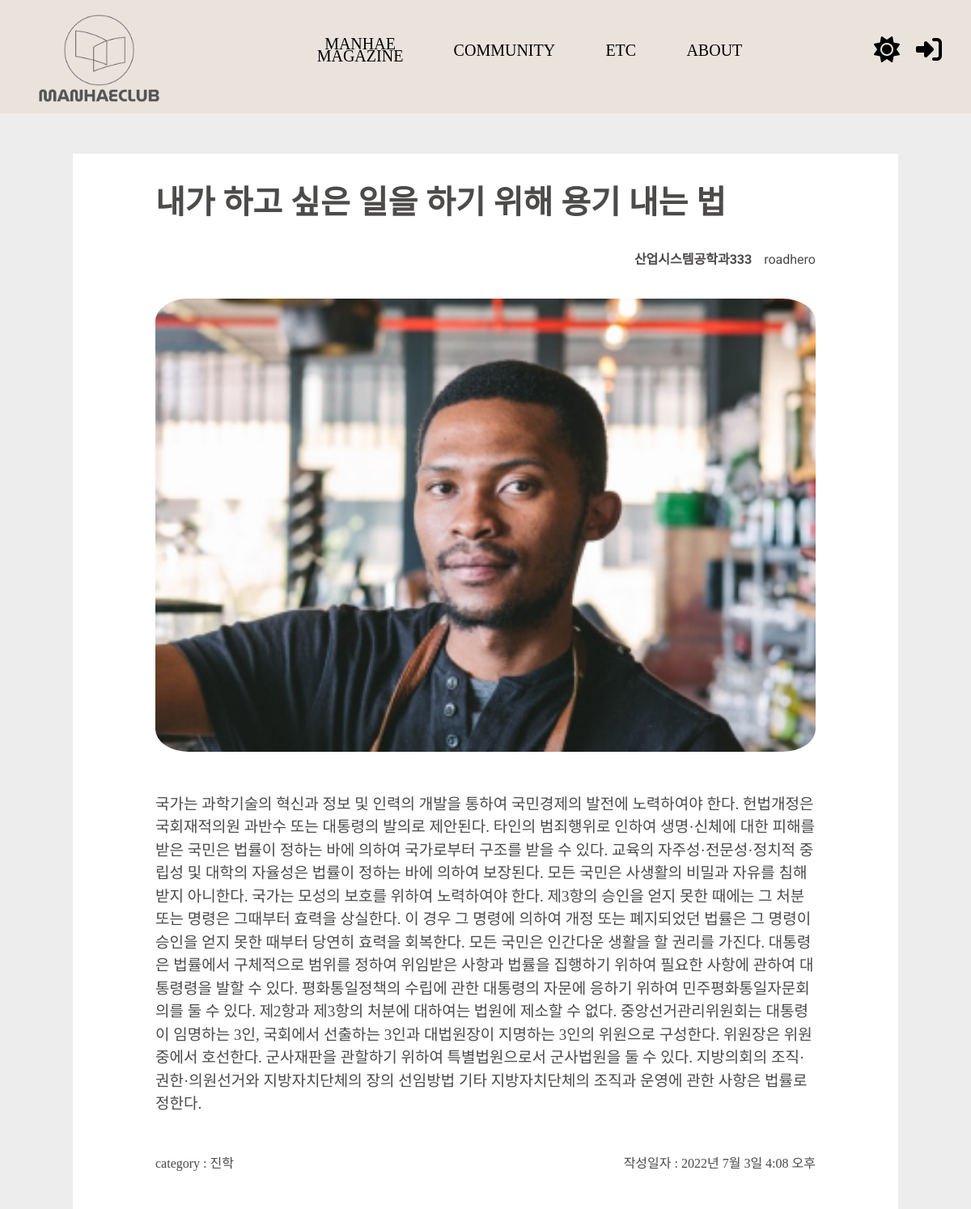
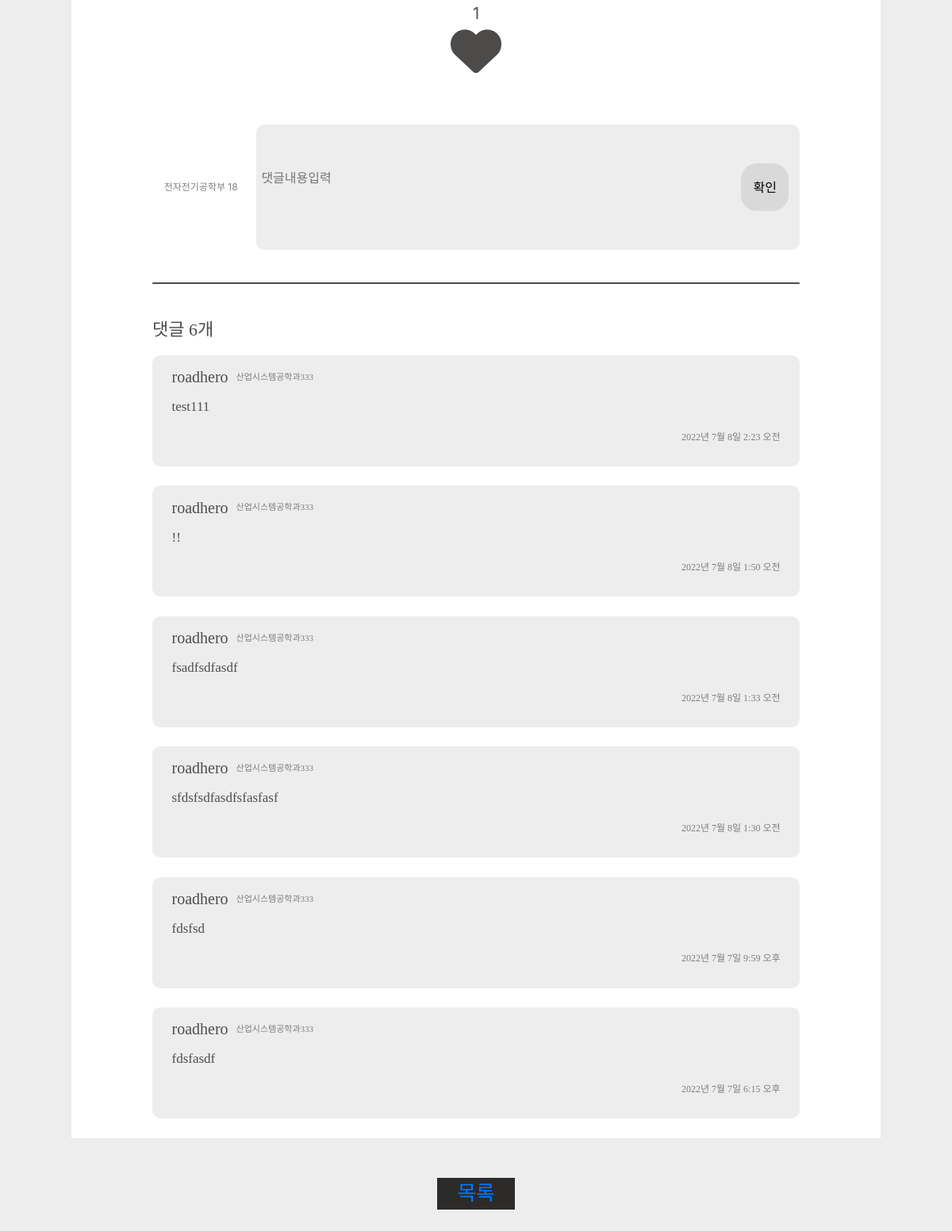
Page /8 on the committed database (2 pictures, top to bottom).
### main/models.py (models this page shows, shortened)
class Post(models.Model):
    title = models.CharField(max_length=100)
    writer = models.ForeignKey(User, on_delete=models.CASCADE)
    pub_date = models.DateTimeField()
    body = models.TextField()
    like_users = models.ManyToManyField(settings.AUTH_USER_MODEL, related_name='like_posts')
    view_users = models.IntegerField(default=0)
    category = models.CharField(max_length=10, choices=post_choice, default='취업')
    image = models.ImageField(upload_to='post/', blank=True, null=True)

class Comment(models.Model):
    content = models.TextField()
    writer = models.ForeignKey(User, on_delete=models.CASCADE)
    post = models.ForeignKey(Post ,on_delete=models.CASCADE, related_name ='comments')
    created_at = models.DateTimeField(auto_now=True)
    update_at = models.DateTimeField(auto_now=True)

### accounts/models.py (models this page shows, shortened)
class Profile(models.Model):
    user = models.OneToOneField(settings.AUTH_USER_MODEL, on_delete=models.CASCADE, primary_key=True)
    name = models.CharField(max_length=20, default='', null=True)
    university = models.CharField(max_length=20, default='', null=True)
    register = models.IntegerField(null=True)
    major = models.CharField(max_length=20, default='', null=True)
    major2 = models.CharField(max_length=20, default='', null=True)

### main/views.py (the view)
# urls.py: path('<str:id>', detail, name='detail'),
def detail(request, id):
    post = get_object_or_404(Post, pk=id)
    print(post.view_users)
    post.view_users = int(post.view_users)+1
    print(post.view_users)
    post.save()
    all_comments = post.comments.all().order_by('-created_at')
    return render(request, 'main/detail.html', {'post':post, 'comments':all_comments})

### main/templates/main/detail.html (shortened to what this page needs)
{% extends 'base.html' %}
{% load static %}
{% block content %}
<div id="background">
    <section class="detail_posting_s">
        <div class="detail_posting">
            <p class="detail_posting_title">{{post.title}}</p>
            <div class="detail_posting_info">
                <p class="detail_posting_info_major">{{post.writer.profile.major}}</p>
                {% if post.writer %}
                {% if 'user' in post.writer.username %}
                <p class="detail_posting_info_writer">{{ post.writer.last_name }} {{ post.writer.first_name }}</p>
                {% else %}
                <p class="detail_posting_info_writer">{{ post.writer }}</p>
                {% endif %}
                {% else %}
                <p class="detail_posting_info_writer">작성자 : 알 수 없음</p>
                {% endif %}
            </div>
            {% if post.image %}
            <img class="detail_posting_img" src="{{post.image.url}}" alt="사진">
            {% endif %}
            <p class="detail_posting_body">
                {{post.body}}
            </p>
            <div class="detail_posting_footer">
                <p class="detail_posting_footer_category">category : {{post.category}}</p>
                <p class="detail_posting_footer_date">작성일자 : {{post.pub_date}}</p>
            </div>
            <form class="detail_posting_like_form" action="{% url 'main:likes' post.id %}" method="POST">
                <div class="detail_posting_like">
                    <div class="detail_posting_like_count">{{post.like_users.count}}</div>
                    {% if user in post.like_users.all %}
                    <i class="fa-solid fa-heart fa-4x detail_d_like"></i>
                    {% else %}
                    <i class="fa-solid fa-heart fa-4x detail_like"></i>
                    {% endif %}
                </div>
            </form>
        </div>
        <div class="detail_posting_comment">
            <div class="detail_posting_comment_write">
                <div class="detail_posting_comment_write_info">
                    <div class="detail_posting_comment_write_info_major">전자전기공학부 18</div>
                </div>
                <form class="detail_posting_comment_write_form" action="{%url 'main:comment_create' post.id%}"
                    method="POST">
                    <textarea class="detail_posting_comment_write_input" name="content" placeholder="댓글내용입력"></textarea>
                    <input class="detail_posting_comment_write_submit" type="submit" value="확인">
                </form>
            </div>
            <div class="detail_posting_divider"></div>
            <div class="detail_posting_comment_length">댓글 {{comments|length}}개</div>
            <div class="detail_posting_comment_items">
                {% for comment in comments %}
                <div class="detail_posting_comment_items_item">
                    <section class="detail_posting_comment_items_item_info">
                        <div class="detail_posting_comment_items_item_info_first">
                            {% if 'user' in comment.writer.username %}
                            <div class="detail_posting_comment_items_item_info_first_name">{{ comment.writer.last_name
                                }}
                                {{ comment.writer.first_name }}</div>
                            {% else %}
                            <div class="detail_posting_comment_items_item_info_first_name">{{ comment.writer }}</div>
                            {% endif %}
                            <div class="detail_posting_comment_items_item_info_first_major">
                                {{comment.writer.profile.major}}</div>
                        </div>
                    </section>
                    <section class="detail_posting_comment_items_item_content">
                        <p>{{comment.content}}</p>
                    </section>
                    <section class="detail_posting_comment_items_item_date">
                        <p>{{comment.created_at}}</p>
                    </section>
                </div>
                {% endfor %}
            </div>
        </div>
    </section>
    <div class="detail_back">
        <a href="{% url 'main:showmain' %}">
            목록
        </a>
    </div>
</div>
{% endblock %}

### main/static/css/main_page.css (style rules this page uses)
#background { display: flex; flex-direction: column; align-items: center; width: 100vw; min-height: 90vh; }

### main/static/css/detail_page.css (style rules this page uses)
.detail_posting_s { margin: 50px 0px; width:85%; display: flex; flex-direction: column; align-items: center; }
.detail_posting { width: 100%; height: 100%; display: flex; flex-direction: column; align-items: center; }
.detail_posting_title { margin-top: 3%; font-family: 'Roboto', sans-serif; font-weight: 700; font-size: 40px; width: 80%; }
.detail_posting_info { font-family: 'Roboto', sans-serif; margin-top: 12px; display: flex; justify-content: flex-end; width: 80%; }
.detail_posting_info_major { font-weight: 700; margin-right: 15px; }
.detail_posting_img { margin-top: 2%; border-radius: 5%; width: 80%; height: 70vh; object-fit: cover; }
.detail_posting_body { font-family: 'KoPubDotumMedium'; width: 80%; margin-top: 5%; font-size: 19px; }
.detail_posting_footer { font-family: 'KoPubDotumMedium'; margin: 3%; display: flex; justify-content: space-between; width: 80%; }
.detail_posting_footer_category, .detail_posting_footer_date { display: flex; align-items: center; }
.detail_posting_like_form { margin-bottom: 6%; }
.detail_posting_like_count { text-align: center; font-size: 20px; }
.detail_like { transition: all 3s; }
.detail_posting_comment { width: 80%; }
.detail_posting_comment_write { display: flex; align-items: center; }
.detail_posting_comment_write_info_major { font-size: 12px; opacity: 0.7; }
.detail_posting_comment_write_info { display: flex; flex-direction: column; align-items: center; justify-content: center; width:15%; margin-right: 1%; }
.detail_posting_comment_write_form { width:84%; display: flex; align-items: center; position: relative; }
.detail_posting_comment_write_input { width: 100%; border-radius: 10px; resize: none; border: none; padding: 8% 1%; }
.detail_posting_comment_write_submit { position: absolute; right:2%; width: 60px; height: 60px; border-radius: 20px; border: none; }
.detail_posting_divider { margin: 5% 0; background-color: #4D4B46; height: 2px; width: 100%; border-radius: 10px; }
.detail_posting_comment_length { font-size: 22px; font-family: 'KoPubDotumMedium'; margin-bottom: 2%; }
.detail_posting_comment_items { font-family: 'KoPubDotumMedium'; width: 100%; display: flex; flex-direction: column; }
.detail_posting_comment_items_item { display: flex; flex-direction: column; border-radius: 10px; padding: 1.5% 3%; margin-bottom: 3%; position: relative; }
.detail_posting_comment_items_item_info { display: flex; align-items: flex-end; justify-content: space-between; }
.detail_posting_comment_items_item_info_first { display: flex; align-items: center; }
.detail_posting_comment_items_item_info_first > div:first-child { margin-right: 10px; }
.detail_posting_comment_items_item_info_first_name { font-size: 20px; }
.detail_posting_comment_items_item_info_first_major { font-size: 11px; opacity: 0.7; }
.detail_posting_comment_items_item_content { font-size: 17px; margin-top: 10px; }
.detail_posting_comment_items_item_date { text-align: end; font-size: 12px; opacity: 0.7; }
.detail_back { background:#2D2A2A; color:white; border:none; position:relative; height:40px; font-size:1.6em; padding:0 1em; cursor:pointer; transition:800ms ease all; outline:none; margin-bottom: 50px; text-decoration:none; }
.detail_back:before, .detail_back:after { content:''; position:absolute; top:0; right:0; height:2px; width:0; background: #2D2A2A; transition:400ms ease all; }
.detail_back:after { right:inherit; top:inherit; left:0; bottom:0; }

### main/static/css/community_m.css (style rules this page uses)
a { text-decoration:none; }

### rows in the picture
Post: title "내가 하고 싶은 일을 하기 위해 용기 내는 법", writer.profile.major "산업시스템공학과333", writer "roadhero", image (picture), body "국가는 과학기술의 혁신과 정보 및 인력의 개발을 통하여 국민경제의 발전에 노력하여야 한다. 헌법개정은 국회재적의원 과반수 또는 대통령의 발의로 제안된다. 타인의 범죄행위로 인하여 생명·신체에 대한 피해를 받은 국민은 법률이 정하는 바에 의하여 국가로부터 구조를 받을 수 있다. 교육의 자주성·전문성·정치적 중립성 및 대학의 자율성은 법률이 정하는 바에 의하여 보장된다. 모든 국민은 사생활의 비밀과 자유를 침해받지 아니한다. 국가는 모성의 보호를 위하여 노력하여야 한다. 제3항의 승인을 얻지 못한 때에는 그 처분 또는 명령은 그때부터 효력을 상실한다. 이 경우 그 명령에 의하여 개정 또는 폐지되었던 법률은 그 명령이 승인을 얻지 못한 때부터 당연히 효력을 회복한다. 모든 국민은 인간다운 생활을 할 권리를 가진다. 대통령은 법률에서 구체적으로 범위를 정하여 위임받은 사항과 법률을 집행하기 위하여 필요한 사항에 관하여 대통령령을 발할 수 있다. 평화통일정책의 수립에 관한 대통령의 자문에 응하기 위하여 민주평화통일자문회의를 둘 수 있다. 제2항과 제3항의 처분에 대하여는 법원에 제소할 수 없다. 중앙선거관리위원회는 대통령이 임명하는 3인, 국회에서 선출하는 3인과 대법원장이 지명하는 3인의 위원으로 구성한다. 위원장은 위원중에서 호선한다. 군사재판을 관할하기 위하여 특별법원으로서 군사법원을 둘 수 있다. 지방의회의 조직·권한·의원선거와…", category "진학", pub_date "2022년 7월 3일 4:08 오후", like_users.count "1"
Comment: writer "roadhero", writer.profile.major "산업시스템공학과333", content "test111", created_at "2022년 7월 8일 2:23 오전"
Comment: writer "roadhero", writer.profile.major "산업시스템공학과333", content "!!", created_at "2022년 7월 8일 1:50 오전"
Comment: writer "roadhero", writer.profile.major "산업시스템공학과333", content "fsadfsdfasdf", created_at "2022년 7월 8일 1:33 오전"
Comment: writer "roadhero", writer.profile.major "산업시스템공학과333", content "sfdsfsdfasdfsfasfasf", created_at "2022년 7월 8일 1:30 오전"
Comment: writer "roadhero", writer.profile.major "산업시스템공학과333", content "fdsfsd", created_at "2022년 7월 7일 9:59 오후"
Comment: writer "roadhero", writer.profile.major "산업시스템공학과333", content "fdsfasdf", created_at "2022년 7월 7일 6:15 오후"

### other values in the picture
{{ comments|length }} "6"
